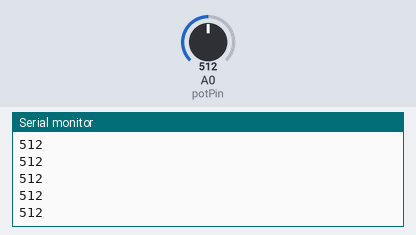
The sketch below on a simulated Arduino Uno, built with avr-gcc and run on an emulated ATmega328P. On the bench: the last lines printed to the serial monitor. The inputs (shaded band) are chosen by the test bench; at power-on: A0 (potPin) = 512.

Above: at 1.2 s.
1.3 s: A0 (potPin) set to 716
At 1.31 s:
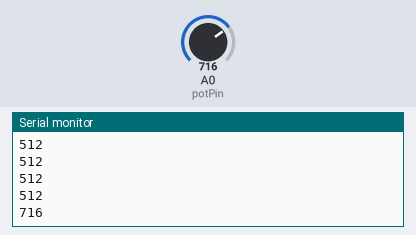
2.8 s: A0 (potPin) set to 900
At 2.81 s:
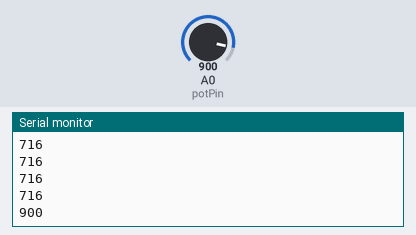
Timing chart, 0 to 5.8 s (numbered marks = the images above; inputs shaded):
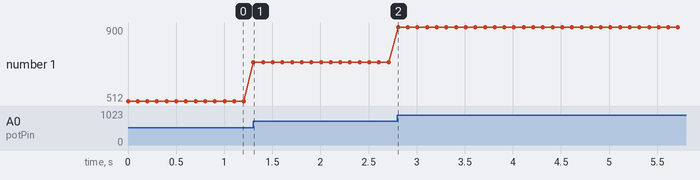

Measured:
- after the input at 1.3 s, the serial monitor: prints a new line at once (image 1)
- after the input at 2.8 s, the serial monitor: prints a new line at once (image 2)
- plotted number 1: 512 → 716 after the input at 1.3 s, 716 → 900 after the input at 2.8 s

The sketch:

volume_arduino.ino
```cpp
int pot;
int potPin = A0;

void setup() {
  // put your setup code here, to run once:

  Serial.begin(9600);

}

void loop() {
  // put your main code here, to run repeatedly:
  pot = analogRead(potPin);
  Serial.println(pot);
  delay(100);
}
```
